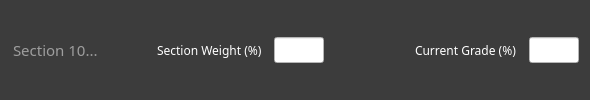
       <widget class="QFrame" name="input10Frame">
        <property name="styleSheet">
         <string notr="true">background-color: rgb(60, 60, 60);</string>
        </property>
        <property name="frameShape">
         <enum>QFrame::NoFrame</enum>
        </property>
        <property name="frameShadow">
         <enum>QFrame::Raised</enum>
        </property>
        <property name="lineWidth">
         <number>0</number>
        </property>
        <layout class="QHBoxLayout" name="horizontalLayout_7">
         <item>
          <widget class="QLineEdit" name="s10">
           <property name="font">
            <font>
             <family>Montserrat Medium</family>
             <pointsize>11</pointsize>
            </font>
           </property>
           <property name="styleSheet">
            <string notr="true">color: rgb(255, 255, 255);</string>
           </property>
           <property name="frame">
            <bool>false</bool>
           </property>
           <property name="placeholderText">
            <string>Section 10...</string>
           </property>
          </widget>
         </item>
         <item>
          <widget class="QLabel" name="label_20">
           <property name="font">
            <font>
             <family>Montserrat SemiBold</family>
             <pointsize>9</pointsize>
            </font>
           </property>
           <property name="styleSheet">
            <string notr="true">color: rgb(255, 255, 255);</string>
           </property>
           <property name="text">
            <string>Section Weight (%)  </string>
           </property>
          </widget>
         </item>
         <item>
          <widget class="QLineEdit" name="w10">
           <property name="maximumSize">
            <size>
             <width>50</width>
             <height>16777215</height>
            </size>
           </property>
           <property name="font">
            <font>
             <family>Montserrat SemiBold</family>
             <pointsize>10</pointsize>
            </font>
           </property>
           <property name="styleSheet">
            <string notr="true">background-color: rgb(255, 255, 255);
color: rgb(0, 0, 0);</string>
           </property>
           <property name="placeholderText">
            <string/>
           </property>
          </widget>
         </item>
         <item>
          <spacer name="horizontalSpacer_10">
           <property name="orientation">
            <enum>Qt::Horizontal</enum>
           </property>
           <property name="sizeType">
            <enum>QSizePolicy::Fixed</enum>
           </property>
           <property name="sizeHint" stdset="0">
            <size>
             <width>85</width>
             <height>20</height>
            </size>
           </property>
          </spacer>
         </item>
         <item>
          <widget class="QLabel" name="label_19">
           <property name="font">
            <font>
             <family>Montserrat SemiBold</family>
             <pointsize>9</pointsize>
            </font>
           </property>
           <property name="styleSheet">
            <string notr="true">color: rgb(255, 255, 255);</string>
           </property>
           <property name="text">
            <string>Current Grade (%)  </string>
           </property>
          </widget>
         </item>
         <item>
          <widget class="QLineEdit" name="g10">
           <property name="maximumSize">
            <size>
             <width>50</width>
             <height>16777215</height>
            </size>
           </property>
           <property name="font">
            <font>
             <family>Montserrat SemiBold</family>
             <pointsize>10</pointsize>
            </font>
           </property>
           <property name="styleSheet">
            <string notr="true">background-color: rgb(255, 255, 255);
color: rgb(0, 0, 0);</string>
           </property>
          </widget>
         </item>
        </layout>
       </widget>
